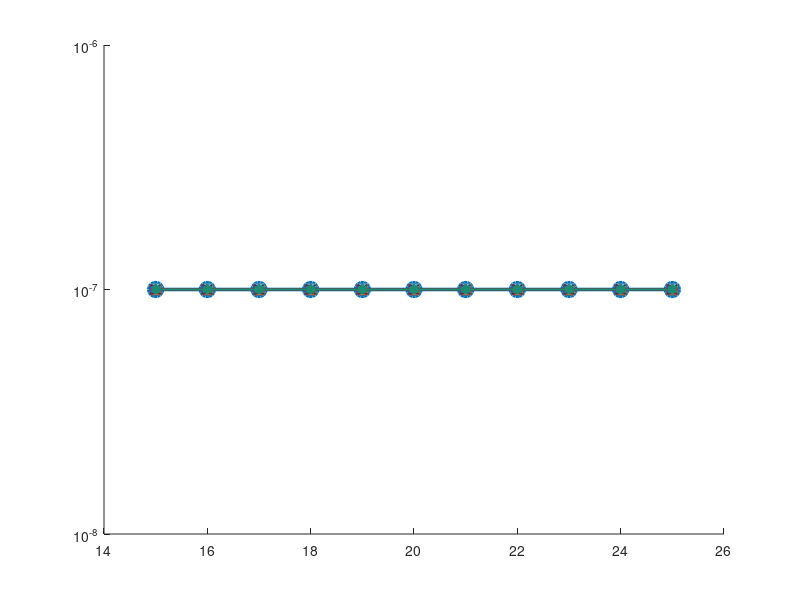

This chart was generated by the following MATLAB code: (Note: this script raises an error after producing the figure.)
function out = run_blockA_ber_plot(varargin)
%RUN_BLOCKA_BER_PLOT  Load checkpoint .mat files and plot Monte Carlo BER curve.
%
%  Reads all blockA_snrXX.mat checkpoints, aggregates BER across SNRs 15-25,
%  and produces a publication-ready semilogy BER curve.
%
%  Usage:
%    run_blockA_ber_plot('save_dir', 'paper_final_BlockA_hybrid_v72', 'fig_visible', 'on')

p = inputParser;
addParameter(p, 'save_dir',    'paper_final_BlockA_hybrid_v72', @ischar);
addParameter(p, 'snr_range',   15:25, @isnumeric);
addParameter(p, 'fig_visible', 'on',  @ischar);
parse(p, varargin{:});
opt = p.Results;

addpath(genpath(pwd));

chunk_root = fullfile(opt.save_dir, 'chunks');

% ---- load all checkpoint mats ----
snr_list = sort(opt.snr_range(:)');
Nsnr = numel(snr_list);

Nalg = 10;
BER_all  = NaN(Nsnr, Nalg);
names    = {};
bit_floor = 1e-7;

for si = 1:Nsnr
    snr_db   = snr_list(si);
    mat_file = fullfile(chunk_root, sprintf('snr%02d', snr_db), ...
                        sprintf('blockA_snr%02d.mat', snr_db));
    if ~exist(mat_file, 'file')
        fprintf('[ber_plot] WARNING: checkpoint not found for SNR=%d, skipping\n', snr_db);
        continue;
    end
    ck = load(mat_file, 'out_snr');
    if ~isfield(ck, 'out_snr')
        fprintf('[ber_plot] WARNING: out_snr missing in %s\n', mat_file);
        continue;
    end
    pkg = ck.out_snr;
    if isfield(pkg, 'BER') && ~isempty(pkg.BER)
        row = pkg.BER(1, :);   % 1 SNR per checkpoint
        BER_all(si, 1:numel(row)) = row;
    end
    if isempty(names) && isfield(pkg, 'names')
        names = pkg.names;
    end
    if isfield(pkg, 'bit_floor')
        bit_floor = min(bit_floor, pkg.bit_floor);
    end
end

if isempty(names)
    names = {'Algorithm 2 (proposed HMM-MSB)', 'Oracle MSB', ...
             'Algorithm 1 (single-bank)', 'NLMS', ...
             'SM-sign-NLMS VSS', 'SM-sign-NLMS', ...
             'SMNLMS', 'Liu SS-LMS', 'Chen pulse-ref', 'Cui HMM adapted'};
end

BER_plot = max(BER_all, bit_floor);

% ---- plot ----
% Same indices and colors as run_mb_ber_compare
plot_idx = [1 3 6 7 8 9 10];
ccolors  = {[0 0.45 0.74],   [0.5 0.0 0.5],    [0.85 0.33 0.10], ...
            [0.93 0.69 0.13], [0.47 0.67 0.19], [0.30 0.75 0.93], ...
            [0.49 0.18 0.56], [0.64 0.08 0.18], [0.25 0.25 0.25], ...
            [0.10 0.55 0.45]};
marks    = {'o','*','s','d','^','v','>','p','x','h'};

fig = figure('Color','w','Visible', opt.fig_visible, 'Position',[80 80 760 560]);
hold on;
for ii = 1:numel(plot_idx)
    a  = plot_idx(ii);
    lw = 1.4; if a == 1, lw = 2.6; end
    ms = 7;   if a == 1, ms = 10; end
    semilogy(snr_list, BER_plot(:,a), ['-' marks{a}], ...
             'Color', ccolors{a}, 'LineWidth', lw, ...
             'MarkerFaceColor', ccolors{a}, 'MarkerSize', ms, ...
             'DisplayName', names{a});
end

yline(2.4e-4, '--', 'Color',[0.6 0 0], 'LineWidth', 1.6, ...
      'Label', 'KP4 FEC  2.4\times10^{-4}', ...
      'LabelHorizontalAlignment','left', 'LabelVerticalAlignment','bottom', ...
      'FontSize', 9, 'HandleVisibility','off');

grid on;
xlabel('SNR (dB)', 'FontSize', 11);
ylabel('Pre-FEC BER', 'FontSize', 11);
title('PAM4 Markov-ISI BER: Algorithm 2 (HMM-MSB) vs baselines, SNR 15–25 dB', ...
      'FontSize', 11, 'FontWeight', 'bold');
legend('Location','best','FontSize',9,'Interpreter','none');
xlim([snr_list(1)-0.5, snr_list(end)+0.5]);
ylim([bit_floor/3, 1]);
set(gca, 'YScale', 'log', 'FontSize', 10);

% ---- save ----
png_file = fullfile(opt.save_dir, 'BlockA_BER_MC_SNR15_25.png');
try
    exportgraphics(fig, png_file, 'Resolution', 300);
catch
    saveas(fig, png_file);
end
try
    savefig(fig, strrep(png_file, '.png', '.fig'));
catch
end

% Save CSV
csv_file = fullfile(opt.save_dir, 'BlockA_BER_MC_SNR15_25.csv');
valid_idx = plot_idx(plot_idx <= numel(names));
T = array2table(BER_all(:, valid_idx), ...
    'VariableNames', matlab.lang.makeValidName(names(valid_idx)));
T.SNRdB = snr_list(:);
T = movevars(T, 'SNRdB', 'Before', 1);
writetable(T, csv_file);

fprintf('[ber_plot] Saved %s\n', png_file);
fprintf('[ber_plot] Saved %s\n', csv_file);

if strcmp(opt.fig_visible, 'off')
    close(fig);
end

out = struct('BER', BER_all, 'snr_list', snr_list, 'names', {names}, ...
             'png', png_file, 'csv', csv_file);
end
